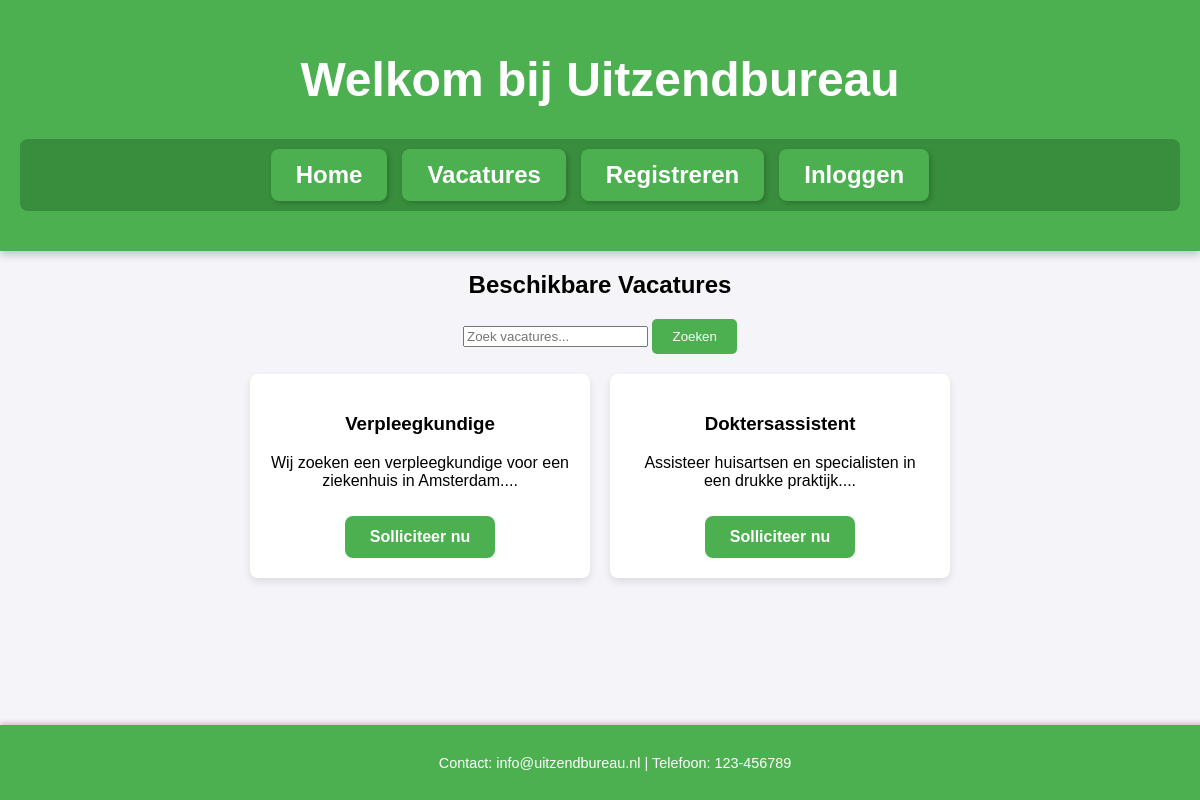
The page / on the database its author committed.
### app.py (models this page shows)
class Vacature(db.Model):
    id = db.Column(db.Integer, primary_key=True)
    titel = db.Column(db.String(100), nullable=False)
    beschrijving = db.Column(db.Text, nullable=False)

### app.py (the view)
@app.route('/')
def index():
    vacatures = Vacature.query.all()
    return render_template('index.html', vacatures=vacatures)

### templates/index.html (shortened to what this page needs)
<!DOCTYPE html>
<html lang="nl">
<head>
    <link rel="stylesheet" href="{{ url_for('static', filename='styles.css') }}">
</head>
<body>
    <header>
        <h1>Welkom bij Uitzendbureau</h1>
        <nav>
            <a href="{{ url_for('index') }}">Home</a>
            <a href="{{ url_for('vacatures') }}">Vacatures</a>
            {% if current_user.is_authenticated %}
                <a href="{{ url_for('dashboard') }}">Dashboard</a>
                <a href="{{ url_for('chat') }}">Chat</a>
                <a href="{{ url_for('logout') }}">Uitloggen</a>
            {% else %}
                <a href="{{ url_for('register') }}">Registreren</a>
                <a href="{{ url_for('login') }}">Inloggen</a>
            {% endif %}
        </nav>
    </header>
    <main>
        <h2>Beschikbare Vacatures</h2>
        <form method="GET" action="{{ url_for('vacatures') }}">
            <input type="text" name="q" placeholder="Zoek vacatures..." />
            <button type="submit">Zoeken</button>
        </form>
        <div class="vacature-grid">
            {% for vacature in vacatures %}
                <div class="vacature-card">
                    <h3>{{ vacature.titel }}</h3>
                    <p>{{ vacature.beschrijving[:100] }}...</p>
                    <a href="{{ url_for('solliciteren', id=vacature.id) }}" class="solliciteer-knop">Solliciteer nu</a>
                </div>
            {% endfor %}
        </div>
    </main>
    <footer>
        <p>Contact: info@uitzendbureau.nl | Telefoon: 123-456789</p>
    </footer>
</body>
</html>

### static/styles.css (style rules this page uses)
body { font-family: Arial, sans-serif; background-color: #f4f4f9; margin: 0; padding: 0; text-align: center; animation: fadeIn 1s ease-in-out; }
header { background-color: #4CAF50; color: white; padding: 20px; text-align: center; font-size: 1.5em; box-shadow: 0 4px 8px rgba(0, 0, 0, 0.2); }
nav { display: flex; justify-content: center; gap: 15px; margin: 20px 0; padding: 10px; background-color: #388E3C; border-radius: 8px; }
nav a { display: inline-block; padding: 12px 25px; background-color: #4CAF50; color: white; text-decoration: none; border-radius: 8px; font-weight: bold; transition: background-color 0.3s, transform 0.2s; box-shadow: 2px 2px 5px rgba(0, 0, 0, 0.2); }
main { margin: 20px; padding-bottom: 60px; }
.vacature-grid { display: flex; flex-wrap: wrap; gap: 20px; justify-content: center; padding: 20px; }
.vacature-card { background-color: white; border-radius: 8px; box-shadow: 0 4px 8px rgba(0, 0, 0, 0.1); padding: 20px; max-width: 300px; transition: transform 0.3s ease; }
.solliciteer-knop { display: inline-block; padding: 12px 25px; background-color: #4CAF50; color: white; text-decoration: none; border-radius: 8px; margin-top: 10px; font-weight: bold; transition: background-color 0.3s, transform 0.2s; }
footer { background-color: #4CAF50; color: white; padding: 15px; position: fixed; bottom: 0; width: 100%; font-size: 0.9em; text-align: center; box-shadow: 0 -2px 5px rgba(0, 0, 0, 0.2); }
button { padding: 10px 20px; background-color: #4CAF50; color: white; border: none; border-radius: 5px; cursor: pointer; transition: background-color 0.3s ease, transform 0.2s; }

### rows shown on the page
Vacature: titel "Verpleegkundige", beschrijving "Wij zoeken een verpleegkundige voor een ziekenhuis in Amsterdam."
Vacature: titel "Doktersassistent", beschrijving "Assisteer huisartsen en specialisten in een drukke praktijk."
